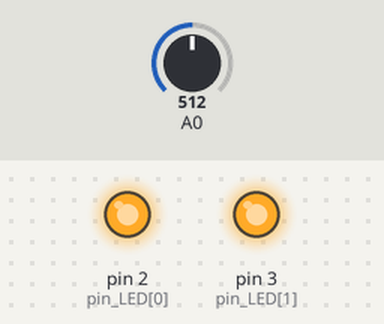
The sketch below on a simulated Arduino Uno, built with avr-gcc and run on an emulated ATmega328P. On the bench: output pins drawn as LEDs (lit = HIGH). Dashed ring = blinking. The test bench sets the inputs (shaded band); at power-on: A0 = 512.

Above: at 1.2 s.
1.3 s: A0 set to 716
At 2.9 s:
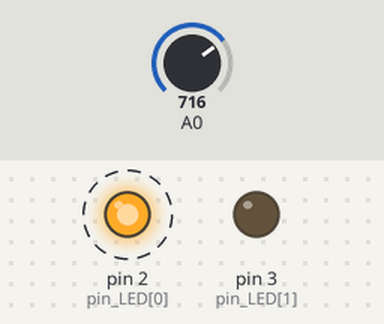
4.3 s: A0 set to 900
At 6.5 s:
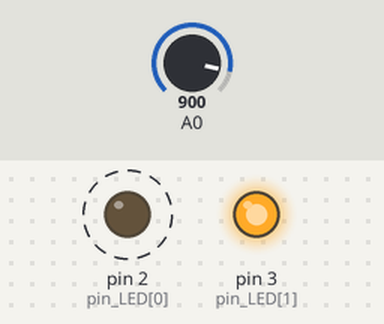
7.3 s: A0 set to 1023
Timing chart, 0 to 16.3 s (numbered marks = the images above; inputs shaded):
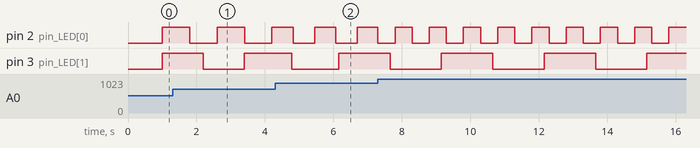

The sketch:

HW6_201524404.ino
```cpp
int pin_LED[] = {2, 3};
boolean LED_state1 = false; // LED 상태
boolean LED_state2 = false;
unsigned long time_previous1, time_previous2, time_current1, time_current2;
unsigned long interval[] = {1000, 1000};

void setup() {
  pinMode(A0, INPUT);
  for (int i = 0; i < 2; ++i){
    pinMode(pin_LED[i], OUTPUT);
    digitalWrite(pin_LED[i], LED_state1);
  }
  Serial.begin(9600);
  time_previous1 = millis();
  time_previous2 = millis();
}

void loop() {
  time_current1 = millis();
  time_current2 = millis();
  int adc = analogRead(A0);
  if (time_current1 - time_previous1 >= interval[0]){
    time_previous1 = time_current1;
    LED_state1 = !LED_state1;
    digitalWrite(pin_LED[0], LED_state1);
  }
  interval[0] = map(adc, 0, 1023, 1500, 500); //0.5 ~ 1.5초

  if (time_current2 - time_previous2 >= interval[1]){
    time_previous2 = time_current2;
    LED_state2 = !LED_state2;
    digitalWrite(pin_LED[1], LED_state2);
  }
  interval[1] = map(adc, 0, 1023, 500, 1500);
}
```

Measured:
- by itself, pin 2 (pin_LED[0]): alternates HIGH for 0.50 s and LOW for 0.50 s
- by itself, pin 3 (pin_LED[1]): alternates HIGH for 1.5 s and LOW for 1.5 s
